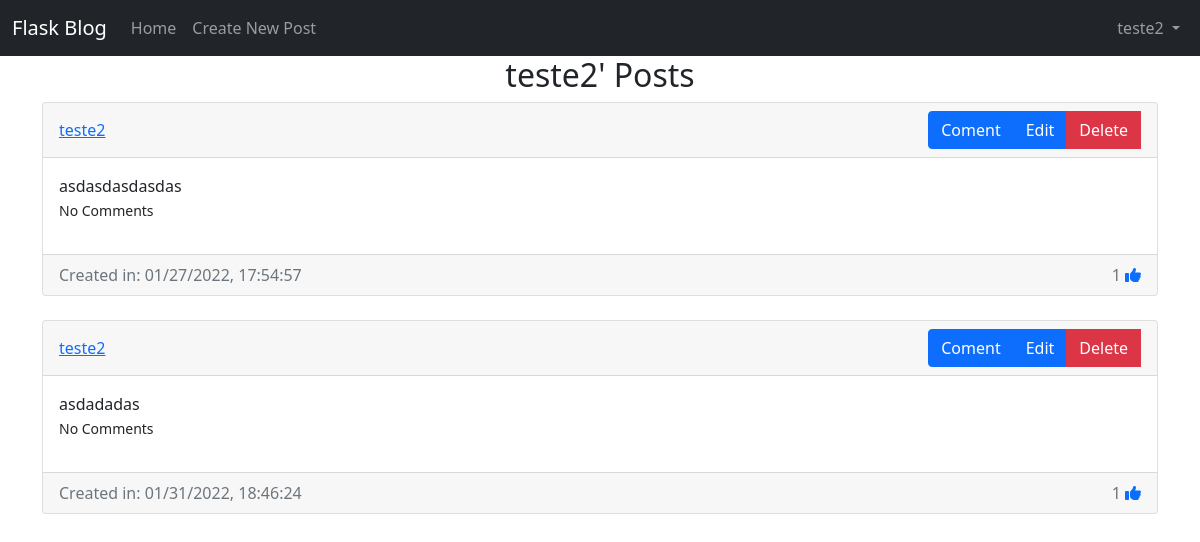
The app's page /posts/teste2 (signed in), older data.
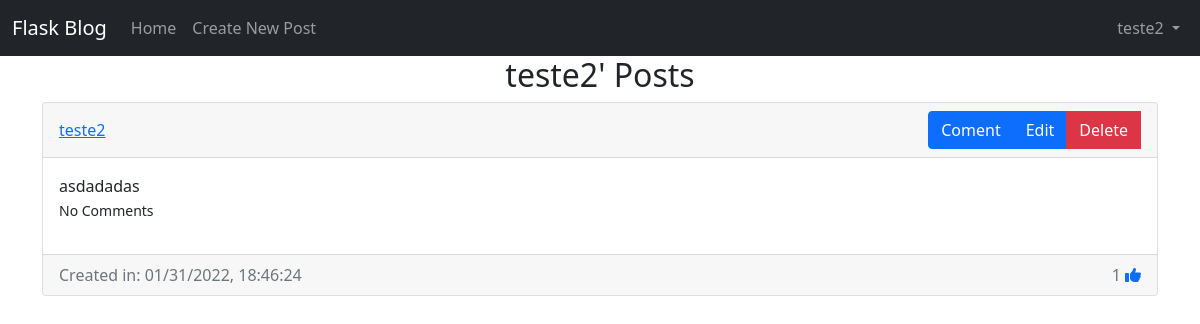
The same page, newer data.
### website/models.py (models this page shows)
class User(db.Model, UserMixin):
    id = db.Column(db.Integer, primary_key = True)
    email = db.Column(db.String(150), unique = True)
    username = db.Column(db.String(100), unique = True)
    password = db.Column(db.String(100))
    date_created = db.Column(db.DateTime, default = datetime.utcnow)
    posts = db.relationship('Post', backref="user", passive_deletes = True)
    comments = db.relationship('Comment', backref="user", passive_deletes = True)
    likes = db.relationship('Like', backref="user", passive_deletes = True)

class Post(db.Model):
    id = db.Column(db.Integer, primary_key = True)
    text = db.Column(db.Text, nullable = False)
    date_created = db.Column(db.DateTime, default = datetime.utcnow)
    author = db.Column(db.Integer, db.ForeignKey('user.id', ondelete='CASCADE'), nullable = False)
    comments = db.relationship('Comment', backref="post", passive_deletes=True)
    likes = db.relationship('Like', backref="post", passive_deletes=True)

### website/views.py (the view)
@views.route("/posts/<username>")
@login_required
def view_posts(username):
    user = User.query.filter_by(username=username).first()
    if not user:
        flash("User not found!", category='error')
        return redirect(url_for('views.home'))
    else:
        return render_template("posts.html.j2", user=current_user, posts=user.posts, username=username)

### website/__init__.py (called while the page is built)
def create_app():
    app = Flask(__name__)
    app.config['SECRET_KEY'] = "SUPERSECRET"
    app.config['SQLALCHEMY_DATABASE_URI'] = f'sqlite:///{DB_NAME}'
    db.init_app(app)
    from .views import views
    app.register_blueprint(views, url_prefix="/")
    from .auth import auth
    app.register_blueprint(auth, url_prefix="/")
    from .models import User, Post, Comment, Like
    create_database(app)
    login_manager = LoginManager()
    login_manager.login_view = "auth.login"
    login_manager.init_app(app)
    @login_manager.user_loader
    def load_user(id):
        return User.query.get(int(id))
    return app

### website/templates/posts.html.j2 (shortened to what this page needs)
{% extends "posts-div.html.j2" %}
{% block header %}{{username}}' Posts{% endblock header %}

### website/templates/posts-div.html.j2 (shortened to what this page needs)
{% extends "base.html.j2" %}
{% block content %}
<h2 align='center'>{% block header %}Posts{% endblock %}</h1>
    <div id='posts'>
        {% for post in posts %}
            <div class='card'>
                <div class="card-header d-flex justify-content-between align-items-center">
                    <a href="/posts/{{post.user.username}}">{{post.user.username}}</a>
                    <div>
                        <div class="btn-group">
                            <a href="/create-comment/{{post.id}}" class="btn btn-primary">Coment</a>
                            {% if user.id == post.author %}
                                <a href="/edit-post/{{post.id}}" class="btn btn-primary">Edit</a>
                                <a href="/delete-post/{{post.id}}" class="btn btn-danger">Delete</a>
                                <br/>
                            {% endif %}
                        </div>
                    </div>
                </div>
                <div class="card-body">
                    <div class="card-text"><p class="card-text">{{post.text}}</p></div>
                        <p>
                        {% if post.comments|length %}
                            <a data-bs-toggle="collapse" href="#comments-{{post.id}}" aria-expanded="false" aria-controls="colapse-comments-{{post.id}}"><small>View {{post.comments|length}} Comments</small></a>
                        {% else %}
                            <small class="text-mutted">No Comments</small>
                        {% endif %}
                        </p>
                </div>
                    <div class="card-footer text-muted d-flex justify-content-between align-items-center">
                        Created in: {{post.date_created.strftime("%m/%d/%Y, %H:%M:%S")}}
                        <div>
                            {{post.likes|length}}
                            {% if user.id in post.likes|map(attribute="author")|list %}
                                <a href="/like-post/{{post.id}}"> <i class="fas fa-thumbs-up" id="like-button-{{post.id}}"></i></a>
                            {% else %}
                                <a href="/like-post/{{post.id}}"> <i class="far fa-thumbs-up" id="like-button-{{post.id}}"></i></a>
                            {% endif %}
                        </div>
                    </div>
            </div>
            <br/>
        {% endfor %}
    </div>
    <br/>
{% endblock content %}

### website/templates/base.html.j2 (shortened to what this page needs)
<!DOCTYPE html>
<html lang="en">
<head>
    <link href="https://cdn.jsdelivr.net/npm/bootstrap@5.1.3/dist/css/bootstrap.min.css" rel="stylesheet">
</head>
<body>
    <nav class="navbar navbar-expand-md navbar-dark bg-dark">
        <div class="container-fluid">
            <a class="navbar-brand mr-4" href="/">Flask Blog</a>
            <div class="collapse navbar-collapse" id="navbar">
                <div class="navbar-nav me-auto mb-2 mb-lg-0">
                    <a href="/home" class="nav-item nav-link">Home</a>
                    {% if user.is_authenticated %}
                        <a href="/create-post" class="nav-item nav-link">Create New Post</a>
                    {% endif %}
                </div>
                <div class="navbar-nav">
                    {% if user.is_authenticated %}
                        <li class="nav-item dropdown">
                            <a class="nav-link dropdown-toggle" href="#" id="navbarDropdown" role="button" data-bs-toggle="dropdown" aria-expanded="false"> {{user.username}} </a>
                        </li>
                    {% else %}
                        <a href="/login" class="nav-item nav-link">Login</a>
                        <a href="/sign-up" class="nav-item nav-link">Sign Up</a>
                    {% endif %}
                </div>
            </div>
        </div>
    </nav>
    <div class="container">
        {% block content %}{% endblock %}
    </div>
</body>
</html>

Row changes from the older to the newer data that the page shows:
removed Post: user.username "teste2", text "asdasdasdasdas", date_created "01/27/2022, 17:54:57", likes|length "1"
